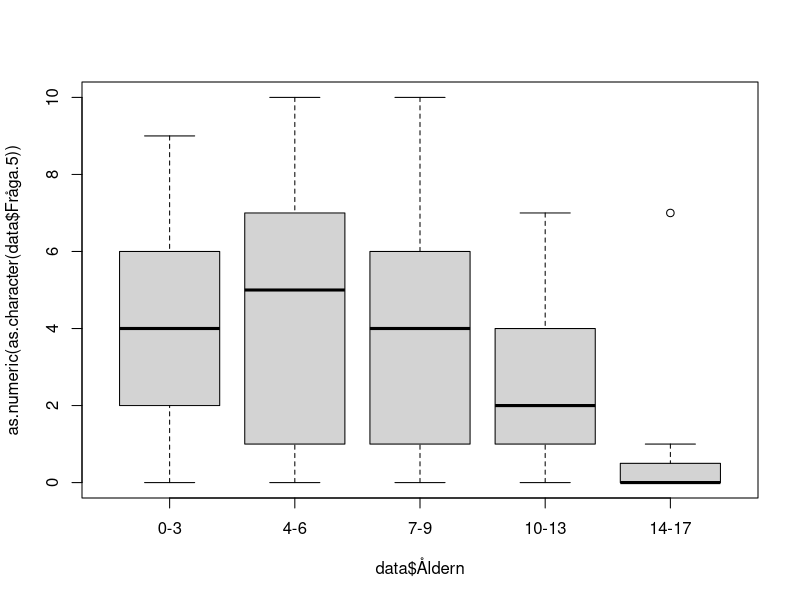
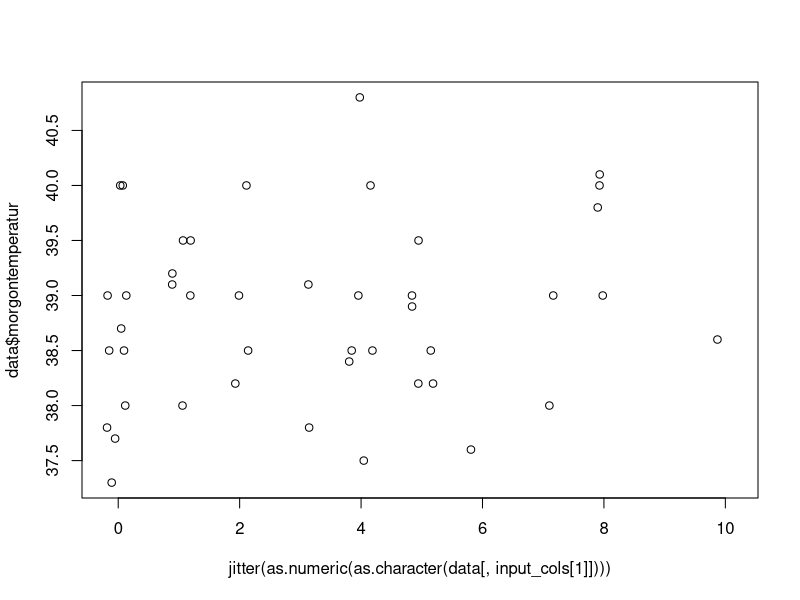

The R script that drew these images, in order: (Note: this script raises an error after producing the figures.)
library(stringr)
data <- read.delim('Forschungsarbeit Auswehrtungstabelle 1.csv')
data$Förkylning <- factor(data$Förkylning)
data$Halsont <- factor(data$Halsont)
data$Feber <- factor(data$Feber)
data$Ont.i.öron <- factor(data$Ont.i.öron)
data$UVI <- factor(data$UVI)
data$Hosta <- factor(data$Hosta)
data$Kräkningar <- factor(data$Kräkningar)
data$Diarre <- factor(data$Diarre)
data$Magont <- factor(data$Magont)

data$morgontemperatur <-  as.numeric(str_replace( as.character( data$morgontemperatur), ',','.'))

data$Åldern <- factor( as.character(data$Åldern), levels=c('0-3','4-6','7-9','10-13','14-17' ))

save(data,file="data.RData")

plot( as.numeric(as.character(data$Fråga.5)) ~ data$Åldern)
anova(lm( as.numeric(data$Fråga.5) ~ data$Åldern))$"Pr(>F)"[1]
#[1] 1.06104e-05

input_cols <- c('Fråga.5','Fråga.6','Fråga.7','Fråga..8','Fråga..9','Fråga..10.VAS.CRP','Fråga..10.VAS.strep' )

run_annova <- function( colname ) {

	p.vals1 <- unlist(lapply( input_cols , function(cname) {
		anova(lm( as.numeric(as.character(data[,cname])) ~ data[,colname]))$"Pr(>F)"[1]
	} ))
	
	names(p.vals1) <- input_cols
	p.vals1

}

(p.vals1 <- run_annova('Åldern'))

#            Fråga.5             Fråga.6             Fråga.7            Fråga..8 
#       1.061040e-05        1.089857e-08        2.451278e-01        3.397947e-03 
#           Fråga..9   Fråga..10.VAS.CRP Fråga..10.VAS.strep 
#       1.092852e-07        5.611234e-22        3.930611e-07 

# surprisingly good p values here!

## and the extremely goof p values were an error...

# with the corrected script the p values look more reliable:
# the answe to the question: Does the age of the kids affect the answer to the questions:

#            Fråga.5             Fråga.6             Fråga.7            Fråga..8 
#       1.550308e-04        1.022504e-07        2.451278e-01        3.397947e-03 
#           Fråga..9   Fråga..10.VAS.CRP Fråga..10.VAS.strep 
#       1.092852e-07        8.848871e-05        7.102369e-01


#next what would I like to see?

#visual inspection of the plots like
plot( jitter(as.numeric(as.character(data[,input_cols[1]]))) , data$morgontemperatur)
# did show no effect of the temperature on the questions outcome.

temperature_corr <- NULL
for ( i in 1:length(input_cols)){
	t <- cor.test(as.numeric(as.character(data[,input_cols[i]])) , data$morgontemperatur)
	temperature_corr <- rbind(temperature_corr, c(t$estimate, t$p.value))
}
rownames(temperature_corr) <- input_cols 
colnames(temperature_corr) <- c('pearson rho','p value')

temperature_corr
#                      pearson rho   p value
#Fråga.5              0.1449602126 0.3478091
#Fråga.6              0.0471049719 0.7401870
#Fråga.7              0.0616241503 0.6611327
#Fråga..8             0.0313697722 0.8235475
#Fråga..9             0.0494208433 0.7252697
#Fråga..10.VAS.CRP   -0.0001261715 0.9995441
#Fråga..10.VAS.strep -0.0352295203 0.9283052

(p.vals.kön <- run_annova('kön'))
#            Fråga.5             Fråga.6             Fråga.7            Fråga..8 
#          0.9018953           0.9893636           0.3102917           0.4723559 
#           Fråga..9   Fråga..10.VAS.CRP Fråga..10.VAS.strep 
#          0.8700623           0.4540279           0.7181212

(p.vals.Förkylning <- run_annova('Förkylning'))
#            Fråga.5             Fråga.6             Fråga.7            Fråga..8 
#          0.6633117           0.8820971           0.1282242           0.4538891 
#           Fråga..9   Fråga..10.VAS.CRP Fråga..10.VAS.strep 
#          0.7845322           0.4689488           0.9719658 
(p.vals.Ont.i.öron <- run_annova('Ont.i.öron'))
#            Fråga.5             Fråga.6             Fråga.7            Fråga..8 
#         0.65299100          0.27232017          0.32673439          0.09375773 
#           Fråga..9   Fråga..10.VAS.CRP Fråga..10.VAS.strep 
#         0.90514744          0.12489450          0.46642420 
(p.vals.Hosta <- run_annova('Hosta'))
#            Fråga.5             Fråga.6             Fråga.7            Fråga..8 
#         0.32388528          0.34294922          0.43979613          0.03278197 
#           Fråga..9   Fråga..10.VAS.CRP Fråga..10.VAS.strep 
#         0.55829322          0.42841204          0.97432771 

## In other words - only the age of the child affects the pain results

## for all other questions I need more input.


## Now a pie chart for the 'BesöksUrsak'
data$BesöksUrsak <-  rep( '', nrow(data) )
for ( n in c( 6,7,8,10,11,12,13,14) ) {
	data$BesöksUrsak[which(data[,n] == 1)] <- paste( data$BesöksUrsak[which(data[,n] == 1)], colnames(data)[n])
}


## group that to more useful groups:
data$ManCause <- rep( '', nrow(data) )
oli <- NULL
oli <- c( oli , grep ( 'Hosta', data$BesöksUrsak ) )
oli <- c( oli , grep ( 'Halsont', data$BesöksUrsak ) )
oli <- c( oli , grep ( 'Ont.i.öron', data$BesöksUrsak ) )
oli <- c( oli , grep ( 'Förkylning', data$BesöksUrsak ) )
data$ManCause[unique(oli)] <- 'ÖLI'

data$ManCause[match(' Feber Diarre',data$BesöksUrsak)] <- 'GI'
data$ManCause[match(' Kräkningar Diarre',data$BesöksUrsak)] <- 'GI'
data$ManCause[which(is.na(match(data$BesöksUrsak," Diarre"))==F)] <- 'GI'

table( paste ( data$ManCause, data$BesöksUrsak ) )

data$ManCause[grep('UVI', data$BesöksUrsak )] <- 'UVI'

data$ManCause[which(is.na(match(data$BesöksUrsak," Feber"))==F)] <- 'oklart Feber'

data$ManCause[which(is.na(match(data$BesöksUrsak,"" ))==F)] <- 'ej angivna'

data$ManCause[which(is.na(match(data$ManCause,,"" ))==F)] <-  'ej angivna'


## oh great - the parents know how the kids react.
cor.test( as.numeric(as.character(data$Fråga..9)),  as.numeric(as.character(data$Fråga..10.VAS.CRP)) )

#	Pearson's product-moment correlation

#data:  as.numeric(as.character(data$Fråga..9)) and as.numeric(as.character(data$Fråga..10.VAS.CRP))
#t = 11.417, df = 65, p-value < 2.2e-16
#alternative hypothesis: true correlation is not equal to 0
#95 percent confidence interval:
# 0.7174187 0.8836752
#sample estimates:
#      cor 
#0.8168581 


#partent expect and kids feel the pain
cor.test( as.numeric(as.character(data$Fråga.6)),  as.numeric(as.character(data$Fråga..10.VAS.CRP)) )

#	Pearson's product-moment correlation

#data:  as.numeric(as.character(data$Fråga.6)) and as.numeric(as.character(data$Fråga..10.VAS.CRP))
#t = 7.9075, df = 65, p-value = 4.261e-11
#alternative hypothesis: true correlation is not equal to 0
#95 percent confidence interval:
# 0.5530345 0.8050265
#sample estimates:
#     cor 
#0.700223 

## and the parents see what they expected.
cor.test( as.numeric(as.character(data$Fråga.6)),  as.numeric(as.character(data$Fråga..9)) )

#	Pearson's product-moment correlation

#data:  as.numeric(as.character(data$Fråga.6)) and as.numeric(as.character(data$Fråga..9))
#t = 12.313, df = 152, p-value < 2.2e-16
#alternative hypothesis: true correlation is not equal to 0
#95 percent confidence interval:
# 0.6174964 0.7778674
#sample estimates:
#      cor 
#0.7066437 
#
#Warnmeldung:
#In cor.test(as.numeric(as.character(data$Fråga.6)), as.numeric(as.character(data$Fråga..9))) :
#  NAs durch Umwandlung erzeugt

summary(data$Åldern)/155 *100
#     0-3      4-6      7-9    10-13    14-17 
#38.70968 20.64516 13.54839 16.77419 10.32258 
pie(table(data$Åldern))

data$CRP <- rep('NO',nrow(data))
data$CRP[is.na(match(data$Fråga..10.VAS.CRP, 'na'))==T] <- 'Yes'

CRP <- data[which(data$CRP == 'Yes'),]
(table(paste(as.factor(CRP$CRP), CRP$Åldern)) / nrow(CRP) ) *100

#  Yes 0-3 Yes 10-13 Yes 14-17   Yes 4-6   Yes 7-9 
#43.697479 15.126050  7.563025 19.327731 14.285714 

# Show the numbers for Fråga..10.VAS.CRP for the age
res <- table(data$Åldern, data$Fråga..10.VAS.CRP)
res[ which(res == 0)] = '-'
write.table( res, file="Åldern_vs_Fråga10.VAS.CRP.xls", sep="\t" , quote=F)

#4-6 
mean(c(rep(0,3),rep(10,2),rep(2,5),rep(4,4),rep(5,4),rep(6,3),rep(7,1),rep(8,1)))
#[1] 4.304348
sd(c(rep(0,3),rep(10,2),rep(2,5),rep(4,4),rep(5,4),rep(6,3),rep(7,1),rep(8,1)))
#[1] 2.851392
#7-9
mean(c(rep(0,2),rep(10,1),rep(2,6),rep(3,2),rep(4,5),rep(6,1)))
#[1] 3.176471
sd(c(rep(0,2),rep(10,1),rep(2,6),rep(3,2),rep(4,5),rep(6,1)))
#[1] 2.324739
#10-13
mean(c(rep(0,10),rep(2,4),rep(4,3),rep(5,1)))
#[1] 1.388889
sd(c(rep(0,10),rep(2,4),rep(4,3),rep(5,1)))
#[1] 1.786844
#14-17
mean(c(rep(0,6),rep(2,3)))
#[1] 0.6666667
sd(c(rep(0,6),rep(2,3)))
#[1] 1



res2 <- table(data$Åldern, data$Fråga..9)
res2[ which(res2 == 0)] = '-'

#0-3
 mean(c(rep( 0,9),rep(1,5),rep(2,6),rep(3,7),rep(4,2),rep(5,5),rep(6,5),rep(7,8),rep(9,4),rep(10,2)))
#[1] 4.018868
 sd(c(rep( 0,9),rep(1,5),rep(2,6),rep(3,7),rep(4,2),rep(5,5),rep(6,5),rep(7,8),rep(9,4),rep(10,2)))
#[1] 3.06651
#4-6
mean(c(rep(0,7),rep(1,5),rep(2,4),rep(3,2),rep(4,4),rep(5,2),rep(6,4),rep(8,1),rep(10,3)))
#[1] 3.34375
sd(c(rep(0,7),rep(1,5),rep(2,4),rep(3,2),rep(4,4),rep(5,2),rep(6,4),rep(8,1),rep(10,3)))
#[1] 3.127499
#7-9
 mean(c(rep(0,7),rep(1,1),rep(2,3),rep(3,5),rep(4,2),rep(5,1),rep(6,1),rep(10,1)))
#[1] 2.428571
 sd(c(rep(0,7),rep(1,1),rep(2,3),rep(3,5),rep(4,2),rep(5,1),rep(6,1),rep(10,1)))
#[1] 2.521338
#10-13
mean(c(rep(0,9),rep(1,6),rep(2,4),rep(3,4),rep(4,3)))
#[1] 1.461538
 sd(c(rep(0,9),rep(1,6),rep(2,4),rep(3,4),rep(4,3)))
#[1] 1.420726
#14-17
mean(c(rep(0,11),rep(1,4),rep(3,1)))
#[1] 0.4375
sd (c(rep(0,11),rep(1,4),rep(3,1)))
#[1] 0.813941

res3 <- table(data$Åldern, data$Fråga..10.VAS.strep)
res3[ which(res3 == 0)] = '-'

#4-6
mean(c(rep(0,2),rep(10,1),rep(2,2),rep(4,1),rep(5,1),rep(6,2)))
#[1] 3.888889
sd(c(rep(0,2),rep(10,1),rep(2,2),rep(4,1),rep(5,1),rep(6,2)))
#[1] 3.25747
#7-9
mean(c(rep(0,2),rep(4,1),rep(6,1)))
#[1] 2.5
sd(c(rep(0,2),rep(4,1),rep(6,1)))
#[1] 3
#10-13
mean(c(rep(0,1),rep(1,2),rep(2,2),rep(4,3),rep(5,1),rep(6,1)))
#[1] 2.9
sd(c(rep(0,1),rep(1,2),rep(2,2),rep(4,3),rep(5,1),rep(6,1)))
#[1] 1.969207
#14-17
mean(c(rep(0,5),rep(10,1),rep(2,1),rep(6,1)))
#[1] 2.25
sd(c(rep(0,5),rep(10,1),rep(2,1),rep(6,1)))
#[1] 3.770184


data$CRP = is.na(as.numeric(as.character(data[,28])))==F
data$CRP[which(data[,28] =='x')] = TRUE

data$STREP = is.na(as.numeric(as.character(data[,29])))==F
data$STREP[which(data[,29] =='x')] = TRUE


mean_sd_age <- function( column, age, crp=T ) {
	if ( crp ) {
		ids <- which(data[,'Åldern'] == age & data[,'CRP'] )
	}else{
		ids <- which(data[,'Åldern'] == age & data[,'STREP'] )
	}
	#browser()
	m = mean( as.numeric(as.character( data[ids,column] )))
	s = sd ( as.numeric(as.character( data[ids,column] )))
	c (m , s)
}

 mean_sd_age( 'Fråga..9', '0-3', crp=T)
#[1] 4.384615 3.132085
 mean_sd_age( 'Fråga..9', '4-6', crp=T)
#[1] 3.130435 3.034714
 mean_sd_age( 'Fråga..9', '7-9', crp=T)
#[1] 2.470588 2.576763
 mean_sd_age( 'Fråga..9', '10-13', crp=T)
#[1] 1.444444 1.423427
 mean_sd_age( 'Fråga..9', '14-17', crp=T)
#[1] 0.3333333 0.5000000
 mean_sd_age( 'Fråga..9', '0-3', crp=F)
#[1] 6.000000 3.316625
 mean_sd_age( 'Fråga..9', '4-6', crp=F)
#[1] 3.888889 3.480102
 mean_sd_age( 'Fråga..9', '7-9', crp=F)
#[1] 2.250000 2.629956
 mean_sd_age( 'Fråga..9', '10-13', crp=F)
#[1] 1.700000 1.567021
 mean_sd_age( 'Fråga..9', '14-17', crp=F)
#[1] 0.500000 1.069045

plot( jitter(as.numeric(as.character(data$Fråga..9)),0.9), jitter( as.numeric(as.character(data$Fråga..10)),0.9))
cor.test( as.numeric(as.character(data$Fråga.6)),  as.numeric(as.character(data$Fråga..10)) )

#	Pearson's product-moment correlation

#data:  as.numeric(as.character(data$Fråga.6)) and as.numeric(as.character(data$Fråga..10))
#t = 7.5671, df = 93, p-value = 2.692e-11
#alternative hypothesis: true correlation is not equal to 0
#95 percent confidence interval:
# 0.4748496 0.7282514
#sample estimates:
#     cor 
#0.617314 


cor.test( as.numeric(as.character(data$Fråga..9)),  as.numeric(as.character(data$Fråga..10)) )

#	Pearson's product-moment correlation

#data:  as.numeric(as.character(data$Fråga..9)) and as.numeric(as.character(data$Fråga..10))
#t = 11.998, df = 93, p-value < 2.2e-16
#alternative hypothesis: true correlation is not equal to 0
#95 percent confidence interval:
# 0.6855800 0.8477917
#sample estimates:
#      cor 
#0.7794266 
#
#Warnmeldung:
#In cor.test.default(as.numeric(as.character(data$Fråga..9)), as.numeric(as.character(data#$Fråga..10))) :
#  NAs durch Umwandlung erzeugt

plot( as.numeric(as.character(data$Fråga..9[which(data$CRP)])) ~ data$Åldern[which(data$CRP)])
plot( as.numeric(as.character(data$Fråga..9[which(data$STREP)])) ~ data$Åldern[which(data$STREP)])

plot( as.numeric(as.character(data$Fråga..10[which(data$CRP)])) ~ data$Åldern[which(data$CRP)])
plot( as.numeric(as.character(data$Fråga..10[which(data$STREP)])) ~ data$Åldern[which(data$STREP)])


#t.test( as.numeric(as.character(data$kön
id_f =which(data$kön == 'f' & data$Åldern != '10-13')
id_p =which(data$kön == 'p' & data$Åldern != '10-13')

t.test( as.numeric(as.character(data$Fråga..10[id_f])), as.numeric(as.character(data$Fråga..10[id_p])))


#	Welch Two Sample t-test

#data:  as.numeric(as.character(data$Fråga..10[id_f])) and as.numeric(as.character(data$Fråga..10[id_p]))
#t = 0.22983, df = 39.934, p-value = 0.8194
#alternative hypothesis: true difference in means is not equal to 0
#95 percent confidence interval:
# -1.366913  1.717668
#sample estimates:
#mean of x mean of y 
# 3.365854  3.190476 

#Warnmeldungen:
#1: In t.test(as.numeric(as.character(data$Fråga..10[id_f])), as.numeric(as.character(data$Fråga..10[id_p]))) :
#  NAs durch Umwandlung erzeugt
#2: In t.test.default(as.numeric(as.character(data$Fråga..10[id_f])),  :
#  NAs durch Umwandlung erzeugt

plot( as.numeric(as.character(data$Fråga..9)) ~ data$tidigare_provatgning, 
	ylab="Fråga 9",xlab="tidigare provtagning")

plot( as.numeric(as.character(data$Fråga..10)) ~ data$tidigare_provatgning, 
	ylab="Fråga 10",xlab="tidigare provtagning")
